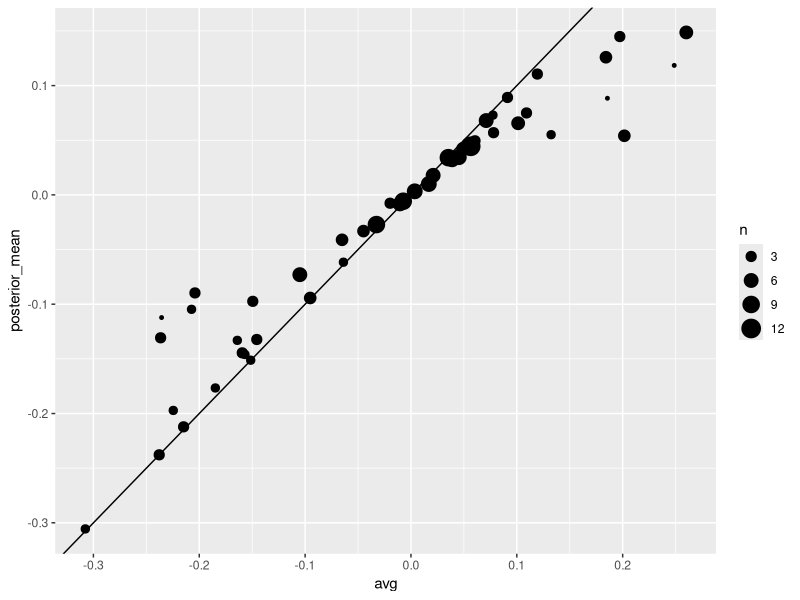
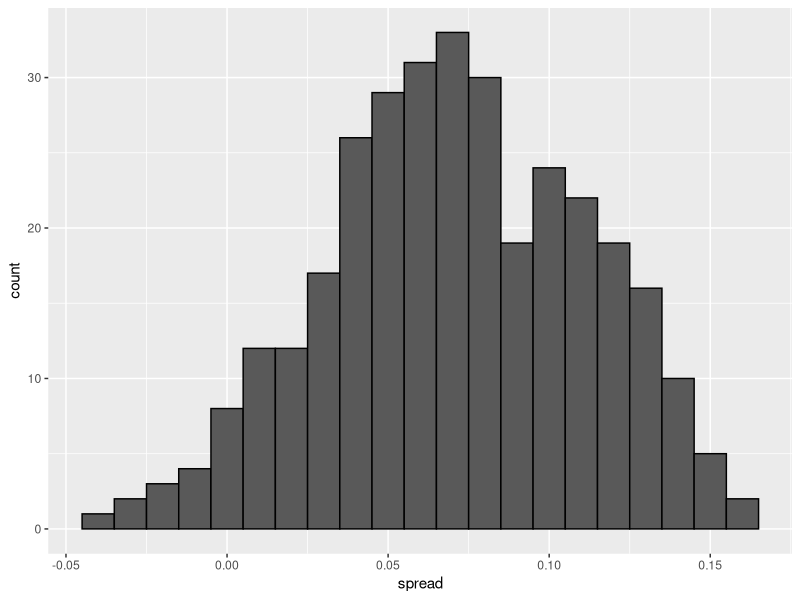
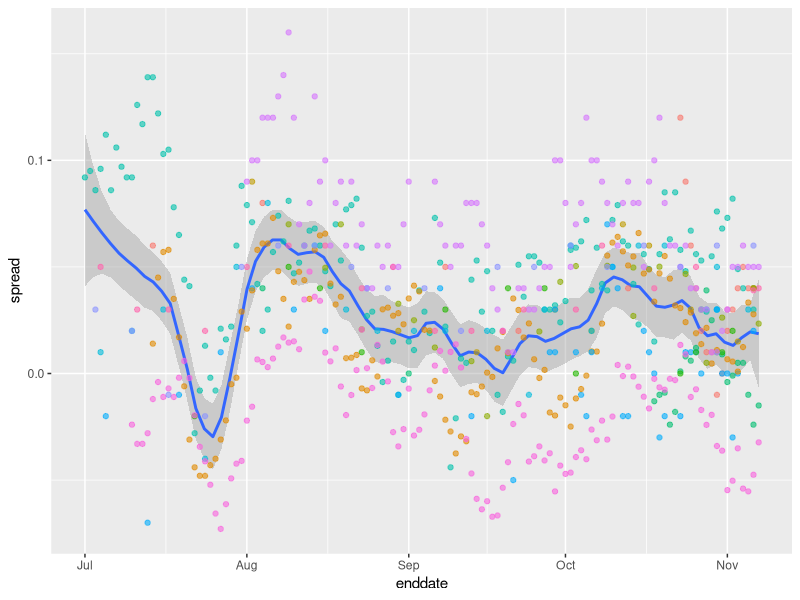
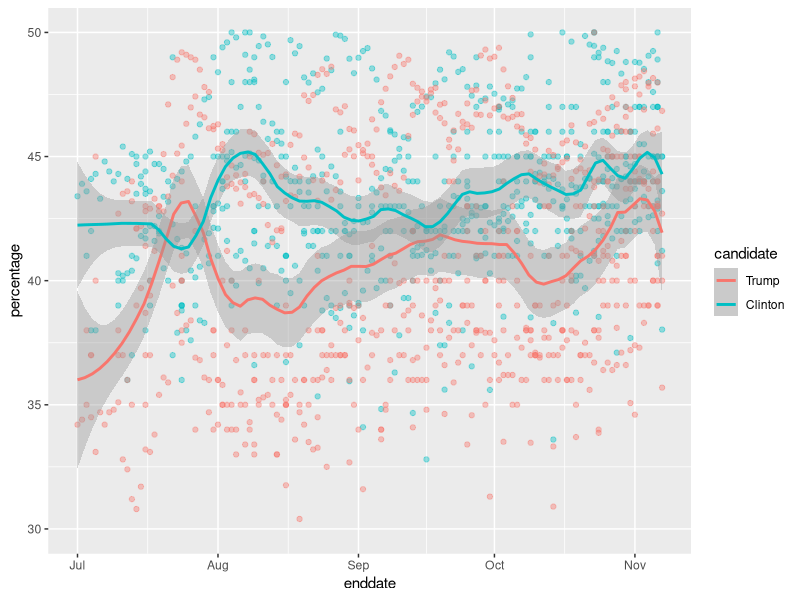

R code for these plots, in order:
library(dslabs)
library(tidyverse)
library(dplyr)

## Preparatory code from the previous chapter

polls <- polls_us_election_2016 %>% 
  filter(state == "U.S." & enddate >= "2016-10-31" &
           (grade %in% c("A+","A","A-","B+") | is.na(grade))) %>% 
  mutate(spread = rawpoll_clinton/100 - rawpoll_trump/100)

one_poll_per_pollster <- polls %>% group_by(pollster) %>% 
  filter(enddate == max(enddate)) %>%
  ungroup()

results <- one_poll_per_pollster %>% 
  summarize(avg = mean(spread), se = sd(spread)/sqrt(length(spread))) %>% 
  mutate(start = avg - 1.96*se, end = avg + 1.96*se) 

# Posterior distribution
mu <- 0
tau <- 0.035
sigma <- results$se
Y <- results$avg
B <- sigma^2 / (sigma^2 + tau^2)

posterior_mean <- B*mu + (1-B)*Y
posterior_se <- sqrt( 1/ (1/sigma^2 + 1/tau^2))

#Probability statement
posterior_mean + c(-1.96, 1.96)*posterior_se

#Posterior probability
1 - pnorm(0, posterior_mean, posterior_se) #this seems to be a little bit overconfident

# Simulating data points
set.seed(3)
J<- 6
N <- 2000
d <- .021
p <- (d + 1)/2
X <- d + rnorm(J,0,2*sqrt(p*(1-p)/N))

# i pollsters and j polls from pollsters
I <- 5
J <- 6
N <- 2000
X <- sapply(1:I, function(i){
  d + rnorm(J,0,2*sqrt(p*(1-p)/N))
})

# pollster effect model
I <- 5
J <- 6
N <- 2000
d <- .021
p <- (d + 1)/2
h <- rnorm(I, 0, 0.025)
X <- sapply(1:I, function(i){
  d + h[i] + rnorm(J,0,2*sqrt(p*(1-p)/N))
})

# general bias variability
mu <- 0
tau <- 0.035
sigma <- sqrt(results$se^2 + .025^2)
Y <- results$avg
B <- sigma^2 / (sigma^2 + tau^2)

posterior_mean <- B*mu + (1-B)*Y
posterior_se <- sqrt( 1/ (1/sigma^2 + 1/tau^2))

1 - pnorm(0, posterior_mean, posterior_se)

## Electoral college ##

# aggregating results from a poll taken during the last week before the election
results <- polls_us_election_2016 %>%
  filter(state!="U.S." & 
           !grepl("CD", state) & 
           enddate >="2016-10-31" & 
           (grade %in% c("A+","A","A-","B+") | is.na(grade))) %>%
  mutate(spread = rawpoll_clinton/100 - rawpoll_trump/100) %>%
  group_by(state) %>%
  summarize(avg = mean(spread), sd = sd(spread), n = n()) %>%
  mutate(state = as.character(state))

results %>% arrange(abs(avg))

results <- left_join(results, results_us_election_2016, by = "state")
results_us_election_2016 %>% filter(!state %in% results$state)

# assigns a standard deviation, the median of the rest, to states with just one poll
results <- results %>%
  mutate(sd = ifelse(is.na(sd), median(results$sd, na.rm=TRUE), sd))

# posterior mean, posterior st. error
mu <- 0
tau <- 0.02
results %>% mutate(sigma = sd/sqrt(n), 
                   B = sigma^2 / (sd^2 + tau^2),
                   posterior_mean = B*mu + (1-B)*avg,
                   posterior_se = sqrt( 1/ (1/sigma^2 + 1/tau^2))) %>%
  arrange(abs(posterior_mean))

results %>% mutate(sigma = sd/sqrt(n), 
                   B = sigma^2 / (sigma^2 + tau^2),
                   posterior_mean = B*mu + (1-B)*avg,
                   posterior_se = sqrt( 1/ (1/sigma^2 + 1/tau^2))) %>%
  ggplot(aes(avg, posterior_mean, size = n)) + geom_point() + 
  geom_abline(slope = 1, intercept = 0)

# we keep the total number of electoral votes for Clinton

mu <- 0
tau <- 0.02
clinton_EV <- replicate(1000, {
  results %>% mutate(sigma = sd/sqrt(n), 
                     B = sigma^2 / (sigma^2 + tau^2),
                     posterior_mean = B*mu + (1-B)*avg,
                     posterior_se = sqrt( 1/ (1/sigma^2 + 1/tau^2)),
                     simulated_result = rnorm(length(posterior_mean), posterior_mean, posterior_se),
                     clinton = ifelse(simulated_result>0, electoral_votes, 0)) %>% 
    summarize(clinton = sum(clinton)) %>% 
    .$clinton + 7## 7 for Rhode Island and D.C.
})
mean(clinton_EV>269)

# model with general bias

tau <- 0.02
bias_sd <- 0.03
clinton_EV_2 <- replicate(1000, {
  results %>% mutate(sigma = sqrt(sd^2/n  + bias_sd^2),  
                     B = sigma^2 / (sigma^2 + tau^2),
                     posterior_mean = B*mu + (1-B)*avg,
                     posterior_se = sqrt( 1/ (1/sigma^2 + 1/tau^2)),
                     simulated_result = rnorm(length(posterior_mean), posterior_mean, posterior_se),
                     clinton = ifelse(simulated_result>0, electoral_votes, 0)) %>% 
    summarize(clinton = sum(clinton) + 7) %>% .$clinton ## 7 for Rhode Island and D.C.
})
mean(clinton_EV_2>269)

## Forecasting ##
one_pollster <- polls_us_election_2016 %>% 
  filter(pollster == "Ipsos" & state == "U.S.") %>% 
  mutate(spread = rawpoll_clinton/100 - rawpoll_trump/100)

se <- one_pollster %>% 
  summarize(empirical = sd(spread), 
            theoretical = 2*sqrt(mean(spread)*(1-mean(spread))/min(samplesize)))
se

one_pollster %>% ggplot(aes(spread)) + 
  geom_histogram(binwidth = 0.01, color = "black")


polls_us_election_2016 %>%
  filter(state == "U.S." & enddate>="2016-07-01") %>%
  group_by(pollster) %>%
  filter(n()>=10) %>%
  ungroup() %>%
  mutate(spread = rawpoll_clinton/100 - rawpoll_trump/100) %>%
  ggplot(aes(enddate, spread)) + 
  geom_smooth(method = "loess", span = 0.1) + 
  geom_point(aes(color=pollster), show.legend = FALSE, alpha=0.6) 

# actual percentage for the candidates
polls_us_election_2016 %>%
  filter(state == "U.S." & enddate>="2016-07-01") %>%
  select(enddate, pollster, rawpoll_clinton, rawpoll_trump) %>%
  rename(Clinton = rawpoll_clinton, Trump = rawpoll_trump) %>%
  gather(candidate, percentage, -enddate, -pollster) %>% 
  mutate(candidate = factor(candidate, levels = c("Trump","Clinton")))%>%
  group_by(pollster) %>%
  filter(n()>=10) %>%
  ungroup() %>%
  ggplot(aes(enddate, percentage, color = candidate)) +  
  geom_point(show.legend = FALSE, alpha=0.4)  + 
  geom_smooth(method = "loess", span = 0.15) +
  scale_y_continuous(limits = c(30,50))

## Exercises ##
# Exercise 1
# Load the libraries and data
library(dplyr)
library(dslabs)
data("polls_us_election_2016")

# Create a table called `polls` that filters by  state, date, and reports the spread
polls <- polls_us_election_2016 %>% 
  filter(state != "U.S." & enddate >= "2016-10-31") %>% 
  mutate(spread = rawpoll_clinton/100 - rawpoll_trump/100)

# Create an object called `cis` that columns for the lower and upper confidence intervals. Select the columns indicated in the instructions.
cis <- polls %>% mutate(X_hat = (spread+1)/2, se = 2*sqrt(X_hat*(1-X_hat)/samplesize), 
                        lower = spread - qnorm(0.975)*se, upper = spread + qnorm(0.975)*se) %>%
  select(state, startdate, enddate, pollster, grade, spread, lower, upper)
